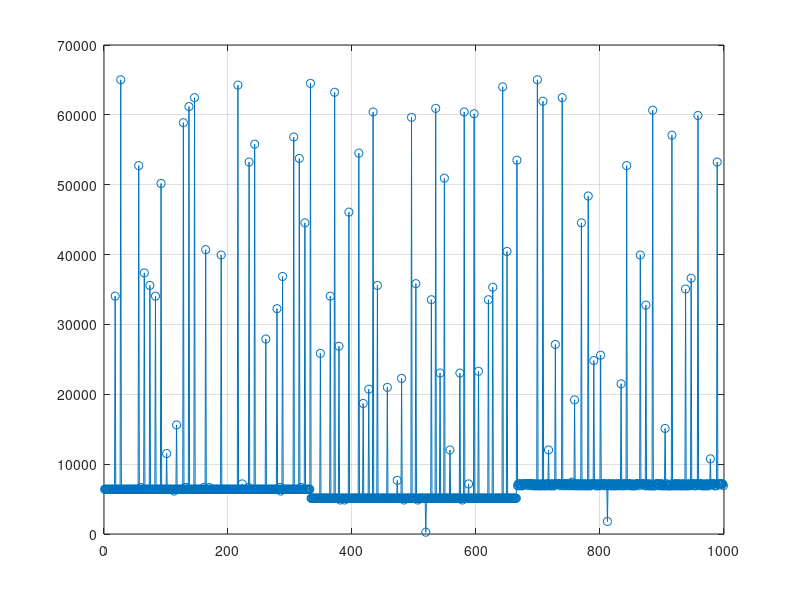
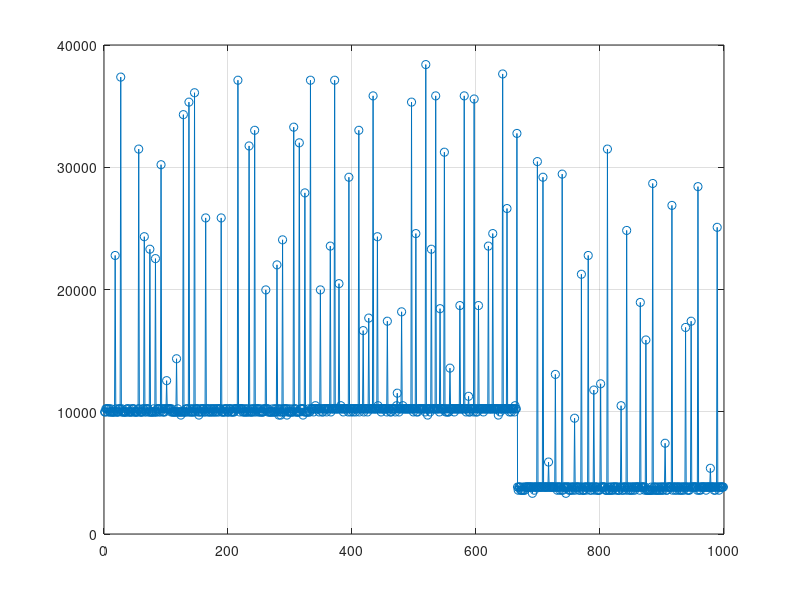
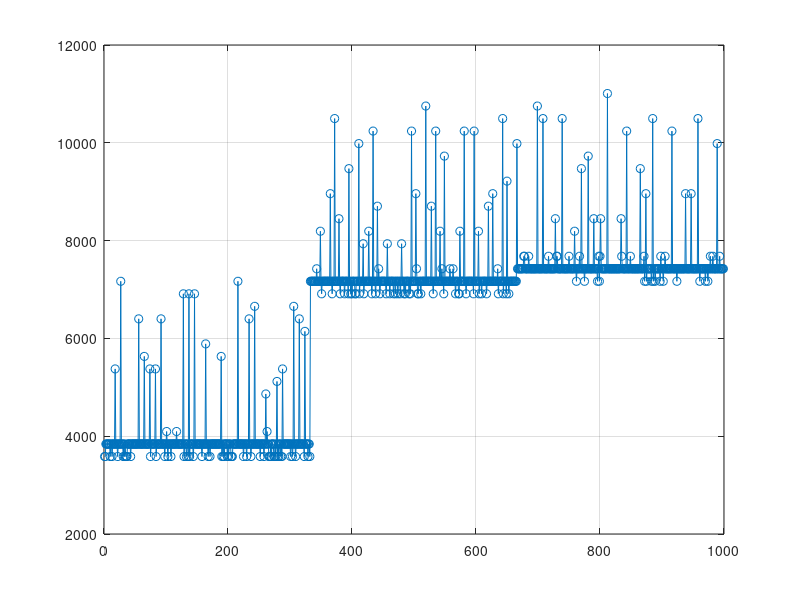

Reproduce these figures in MATLAB, in order. (Note: this script raises an error after producing the figures.)

% %(0.36,0.46)
 %find(x>0.4) 
 Interference_036 = [18,27,56,65,74,83,92,101,117,128,137,146,164,189,216,234,243,261,279,288,306,315,324,333];
% 
% find(X>mean(X)) = [18,27,56,65,74,83,92,101,117,128,137,146,164,189,216,234,243,261,279,288,306,315,324,333];
% find(Y>mean(Y)) = [18,27,56,65,74,83,92,101,117,128,137,146,164,189,216,234,243,261,279,288,306,315,324,333];
% find(Z>mean(Z)) = [18,27,56,65,74,83,92,101,117,128,137,146,164,189,216,234,243,261,263,279,288,306,315,324,333];
% 
% %(0.26,0.37)
% find(x>0.3) 

 Interference_026 = [16,32,39,46,62,78,85,94,101,108,124,147,163,170,195,202,209,216,225,241,248,264,271,287,294,310,317,333];
% 
% find(X>mean(X)) = [16,32,39,46,62,78,85,94,101,108,124,147,163,170,195,202,209,216,225,241,248,264,271,287,294,310,317,333];
% find(Y>mean(Y)) = [16,32,39,46,62,78,85,94,101,108,124,147,163,170,186,195,202,209,216,225,241,248,264,271,287,294,310,317,333];
% find(Z>mean(Z)) = [10,16,32,39,46,62,78,85,94,101,108,110,124,147,163,170,171,186,195,202,209,212,216,225,230,241,248,264,271,287,294,302,310,317,333];
% 
% 
% %(0.4,0.2)
% find(x>0.45) 

 Interference_040 = [33,42,51,62,73,93,104,115,124,135,168,177,199,208,219,239,250,272,281,292,312,323];
% 
% find(X>mean(X)) = [33,42,51,62,73,93,104,115,124,135,168,177,199,208,219,239,250,272,281,292,312,323];
% find(Y>mean(Y)) = [33,42,51,62,73,93,104,115,124,135,146,168,177,199,208,219,239,250,272,281,292,312,323];
% find(Z>mean(Z)) = [11,12,19,33,42,51,62,64,65,73,84,93,101,104,115,124,132,134,135,146,168,169,177,183,199,205,208,219,232,239,250,272,281,292,312,316,323,327];

%%
X_036=[6400,6400,6400,6400,6400,6400,6400,6400,6400,6400,6400,6400,6400,6400,6400,6400,6400,34048,6400,6400,6400,6400,6400,6400,6400,6400,65024,6400,6400,6400,6400,6400,6400,6400,6400,6400,6400,6400,6400,6400,6400,6400,6400,6400,6400,6400,6400,6400,6400,6400,6400,6400,6400,6400,6400,52736,6400,6400,6656,6400,6400,6400,6400,6400,37376,6400,6400,6400,6400,6400,6400,6400,6400,35584,6400,6400,6400,6400,6400,6400,6400,6400,34048,6400,6400,6400,6400,6400,6400,6400,6400,50176,6400,6400,6400,6400,6400,6400,6400,6400,11520,6400,6400,6400,6400,6400,6400,6400,6400,6400,6400,6400,6144,6400,6400,6400,15616,6400,6400,6400,6400,6400,6400,6400,6400,6400,6400,58880,6400,6400,6656,6656,6400,6400,6400,6400,61184,6400,6400,6400,6400,6400,6400,6400,6400,62464,6400,6400,6400,6400,6400,6400,6400,6400,6400,6400,6400,6400,6400,6400,6656,6400,6400,40704,6400,6400,6400,6400,6400,6656,6400,6400,6400,6400,6400,6400,6400,6400,6400,6400,6400,6400,6400,6400,6400,6400,6400,6400,39936,6400,6400,6400,6400,6400,6400,6400,6400,6400,6400,6400,6400,6400,6400,6400,6400,6400,6400,6400,6400,6400,6400,6400,6400,6400,6400,64256,6400,6400,6400,6400,6400,6400,7168,6400,6400,6400,6400,6400,6400,6400,6400,6400,6656,53248,6400,6400,6400,6400,6400,6400,6400,6400,55808,6400,6400,6400,6400,6400,6400,6400,6400,6400,6400,6400,6400,6400,6400,6400,6400,6400,27904,6400,6400,6400,6400,6400,6400,6400,6400,6400,6400,6400,6400,6400,6400,6400,6400,6400,32256,6400,6400,6400,6400,6656,6144,6400,6400,36864,6400,6400,6400,6400,6400,6400,6400,6400,6400,6400,6400,6400,6400,6400,6400,6400,6400,56832,6400,6400,6400,6400,6400,6400,6400,6400,53760,6400,6400,6656,6400,6400,6400,6400,6400,44544,6400,6400,6400,6400,6400,6400,6400,6400,64512];
X_026=[5120,5120,5120,5120,5120,5120,5120,5120,5120,5120,5120,5120,5120,5120,5120,25856,5120,5120,5120,5120,5120,5120,5120,5120,5120,5120,5120,5120,5120,5120,5120,34048,5120,5120,5120,5120,5120,5120,63232,5120,5120,5120,5120,5120,5120,26880,5120,4864,5120,5120,5120,5120,5120,5120,4864,5120,5120,5120,5120,5120,5120,46080,5120,5120,5120,5120,5120,5120,5120,5120,5120,5120,5120,5120,5120,5120,5120,54528,5120,5120,5120,5120,5120,5120,18688,5120,5120,5120,5120,5120,5120,5120,5120,20736,5120,5120,5120,5120,5120,5120,60416,5120,5120,5120,5120,5120,5120,35584,5120,5120,5120,5120,5120,5120,5120,5120,5120,5120,5120,5120,5120,5120,5120,20992,5120,5120,5120,5120,5120,5120,5120,5120,5120,5120,5120,5120,5120,5120,5120,7680,5120,5120,5120,5120,5120,5120,22272,5120,5120,5120,4864,5120,5120,5120,5120,5120,5120,5120,5120,5120,5120,5120,59648,5120,5120,5120,5120,5120,5120,35840,5120,5120,4864,5120,5120,5120,5120,5120,5120,5120,5120,5120,5120,5120,5120,257,5120,5120,5120,5120,5120,5120,5120,5120,33536,5120,5120,5120,5120,5120,5120,60928,5120,5120,5120,5120,5120,5120,23040,5120,5120,5120,5120,5120,5120,50944,5120,5120,5120,5120,5120,5120,5120,5120,12032,5120,5120,5120,5120,5120,5120,5120,5120,5120,5120,5120,5120,5120,5120,5120,23040,5120,5120,5120,4864,5120,5120,60416,5120,5120,5120,5120,5120,5120,7168,5120,5120,5120,5120,5120,5120,5120,5120,60160,5120,5120,5120,5120,5120,5120,23296,5120,5120,5120,5120,5120,5120,5120,5120,5120,5120,5120,5120,5120,5120,5120,33536,5120,5120,5120,5120,5120,5120,35328,5120,5120,5120,5120,5120,5120,5120,5120,5120,5120,5120,5120,5120,5120,5120,64000,5120,5120,5120,5120,5120,5120,40448,5120,5120,5120,5120,5120,5120,5120,5120,5120,5120,5120,5120,5120,5120,5120,53504];
X_040=[6912,7168,6912,7168,7168,6912,7168,6912,6912,7168,7168,7168,7168,7168,7168,7168,7168,6912,7168,7168,7168,7168,7168,6912,7168,7168,6912,7168,6912,7168,6912,6912,65024,7168,6912,6912,6912,7168,6912,6912,7168,61952,6912,7168,6912,6912,6912,7168,7168,7168,12032,6912,6912,7168,6912,7168,6912,7168,6912,6912,7168,27136,7168,7168,7168,7168,7168,7168,7168,6912,7168,7168,62464,7168,6912,7168,7168,6912,7168,7168,7168,7168,6912,7168,6912,7168,7168,7168,7424,6912,7168,6912,19200,7168,7168,6912,6912,7168,7168,6912,6912,7168,7168,44544,6912,7168,6912,7168,6912,7168,6912,6912,7168,6912,48384,6912,7168,6912,6912,7168,7168,7168,7168,24832,7168,7168,7168,6912,6912,6912,7168,7168,6912,6912,25600,7168,7168,7168,7168,6912,7168,7168,7168,6912,6912,1793,7168,7168,7168,7168,6912,6912,6912,7168,7168,6912,7168,6912,6912,7168,6912,7168,7168,6912,7168,7168,6912,21504,7168,6912,7168,6912,6912,7168,7168,7168,52736,6912,7168,7168,7168,6912,7168,7168,6912,6912,6912,7168,6912,6912,6912,7168,7168,7168,7168,7168,6912,7168,39936,7168,7168,7168,7168,7168,7168,6912,7168,32768,6912,7168,6912,7168,7168,6912,6912,6912,6912,7168,60672,6912,6912,6912,6912,7168,7168,7168,7168,7168,7168,6912,6912,7168,7168,7168,6912,6912,6912,6912,15104,7168,6912,7168,6912,6912,6912,6912,6912,6912,7168,57088,6912,6912,7168,6912,7168,6912,7168,6912,7168,6912,7168,7168,6912,6912,6912,7168,6912,7168,6912,7168,6912,35072,6912,6912,6912,7168,7168,6912,6912,7168,36608,7168,7168,7168,6912,7168,6912,7168,6912,7168,7168,59904,7168,7168,6912,7168,7168,7168,6912,6912,7168,6912,6912,6912,7168,6912,7168,6912,7168,6912,7168,10752,7168,7168,7168,7168,7168,7168,6912,6912,7168,6912,53248,7168,7168,7168,7168,7168,7168,7168,7168,7168,6912];


Y_036=[9984,9984,10240,10240,10240,9984,10240,10240,9984,9984,10240,9984,9984,9984,9984,9984,9984,22784,10240,9984,9984,9984,9984,10240,10240,10240,37376,9984,10240,9984,9984,9984,9984,9984,9984,9984,10240,10240,9984,9984,10240,9984,9984,9984,10240,9984,10240,10240,9984,9984,9984,9984,9984,9984,10240,31488,10240,9984,9984,9984,9984,9984,10240,10240,24320,9984,10240,9984,10240,10240,10240,9984,9984,23296,9984,9984,9984,9984,9984,10240,9984,9984,22528,9984,9984,10240,10240,10240,9984,10240,9984,30208,10240,10240,9984,9984,10240,9984,10240,10240,12544,10240,10240,10240,10240,10240,10240,9984,10240,9984,9984,9984,9984,9984,9984,9984,14336,9984,10240,9984,9984,9984,9984,9728,9984,9984,9984,34304,9984,9984,9984,10240,9984,10240,10240,9984,35328,9984,10240,9984,9984,10240,9984,9984,10240,36096,9984,10240,10240,10240,10240,9984,9728,9984,10240,9984,10240,9984,10240,10240,10240,9984,9984,25856,10240,10240,9984,10240,9984,10240,9984,9984,10240,10240,9984,9984,10240,10240,9984,9984,10240,10240,9984,10240,9984,10240,10240,10240,25856,9984,9984,9984,10240,9984,9984,10240,10240,10240,9984,9984,9984,10240,10240,10240,9984,9984,9984,10240,9984,9984,10240,10240,10240,10240,10240,37120,10240,10240,9984,10240,10240,10240,10240,9984,9984,10240,9984,9984,10240,9984,9984,10240,9984,31744,9984,10240,9984,9984,9984,10240,10240,9984,33024,10240,9984,10240,10240,10240,9984,10240,9984,9984,10240,9984,9984,9984,9984,10240,10240,10240,19968,10240,10240,9984,10240,9984,9984,9984,9984,9984,9984,10240,9984,9984,9984,10240,9984,10240,22016,9984,10240,9728,10240,9984,9728,9984,10240,24064,9984,10240,10240,9984,10240,10240,9728,10240,9984,9984,9984,10240,9984,9984,9984,9984,10240,33280,9984,10240,10240,9984,9984,9984,9984,9984,32000,9984,10240,10240,10240,10240,9728,10240,9984,27904,9984,9984,9984,9984,9984,10240,9984,9984,37120]
Y_026=[10240,10240,10240,10240,9984,10240,10240,10496,10240,10240,10240,10240,10240,9984,10240,19968,10240,10240,9984,9984,10240,10240,10240,10240,10240,9984,10240,10240,10240,10240,10240,23552,9984,10240,10240,10240,10240,10240,37120,10240,10240,10240,10240,10240,10240,20480,10240,10240,10496,10240,10240,10240,9984,10240,10240,10240,10240,10240,10240,10240,9984,29184,10240,10240,9984,10240,10240,10240,9984,10240,10240,10240,9984,10240,10240,10240,10240,33024,9984,10240,10240,10240,10240,10240,16640,9984,10240,10240,10240,10240,10240,9984,10240,17664,10240,10240,10240,10240,10240,10240,35840,10240,10240,10240,10240,10240,10240,24320,10496,10240,10240,10240,10240,9984,10240,10240,10240,10240,10240,10240,10240,10240,9984,17408,10240,10240,10240,10240,9984,9984,10240,10240,10240,10240,10240,10240,9984,10240,10496,11520,10240,10240,9984,10240,10240,10240,18176,10240,10496,10240,10240,10240,10240,10240,10240,10240,10240,10240,10240,10240,10240,10240,35328,10240,10240,9984,10240,10240,10240,24576,9984,10240,9984,10240,10240,10240,10240,10240,10240,10240,10240,10240,10240,10240,9984,38400,10240,10240,9728,10240,10240,10240,9984,10240,23296,10240,10240,10240,10240,10240,10240,35840,10240,10240,10240,10240,10240,9984,18432,10240,10240,10240,10240,10240,10240,31232,10240,9984,10240,9984,10240,9984,9984,10240,13568,10240,10240,10240,10240,10240,10240,9984,10240,10240,10240,10240,10240,10240,10240,10240,18688,10240,10240,10240,10240,10240,10240,35840,10240,10240,9984,10240,10240,10240,11264,9984,9984,10240,10240,10240,10240,10240,9984,35584,10240,10240,9984,10240,9984,10240,18688,10240,10240,10240,10240,10240,10240,10240,9984,10240,10240,10240,10240,10240,10240,10240,23552,10240,10240,10240,10240,10240,10240,24576,10240,10240,10240,10240,10240,10240,10240,10240,9728,10240,10240,9984,10240,10240,10240,37632,10240,10240,10240,10240,10240,10240,26624,10240,10240,10240,9984,10240,10240,9984,10240,10240,10240,10240,9984,10496,10240,10240,32768]
Y_040=[3840,3584,3840,3840,3840,3584,3584,3584,3840,3584,3584,3840,3584,3840,3840,3840,3840,3840,3840,3840,3840,3840,3840,3840,3328,3840,3840,3584,3840,3840,3840,3840,30464,3840,3840,3840,3840,3840,3840,3840,3840,29184,3840,3840,3840,3840,3840,3840,3840,3840,5888,3840,3840,3840,3840,3840,3840,3840,3840,3840,3840,13056,3840,3840,3584,3840,3840,3840,3584,3840,3840,3584,29440,3584,3840,3840,3840,3840,3328,3840,3840,3840,3840,3584,3840,3584,3584,3840,3840,3584,3840,3840,9472,3584,3840,3840,3840,3840,3840,3584,3840,3584,3840,21248,3840,3584,3584,3584,3840,3840,3840,3584,3840,3840,22784,3840,3840,3584,3840,3584,3840,3840,3840,11776,3584,3840,3840,3840,3584,3840,3584,3584,3584,3840,12288,3840,3840,3840,3840,3840,3840,3840,3584,3584,3584,31488,3840,3584,3584,3584,3840,3840,3584,3584,3840,3840,3840,3840,3584,3840,3840,3840,3584,3584,3584,3840,3840,10496,3840,3584,3584,3840,3840,3840,3840,3584,24832,3840,3840,3584,3840,3840,3584,3584,3840,3840,3584,3840,3840,3584,3840,3840,3840,3840,3840,3840,3840,3584,18944,3840,3840,3840,3840,3840,3840,3584,3840,15872,3584,3584,3584,3584,3584,3584,3584,3584,3840,3584,28672,3584,3840,3840,3584,3840,3584,3584,3840,3584,3840,3584,3584,3840,3840,3584,3840,3584,3840,3840,7424,3840,3584,3584,3840,3840,3840,3840,3840,3840,3840,26880,3584,3840,3840,3840,3584,3840,3840,3584,3840,3840,3840,3584,3840,3584,3840,3584,3840,3840,3584,3840,3840,16896,3840,3840,3584,3840,3584,3584,3840,3840,17408,3840,3840,3840,3840,3840,3840,3840,3840,3840,3584,28416,3840,3584,3840,3584,3840,3840,3840,3840,3840,3840,3840,3840,3584,3840,3840,3840,3840,3840,3840,5376,3840,3840,3840,3840,3840,3584,3840,3584,3840,3840,25088,3840,3840,3584,3840,3840,3840,3840,3840,3840,3840]


Z_036=[3584,3584,3840,3840,3840,3840,3840,3840,3840,3584,3840,3840,3584,3840,3840,3840,3840,5376,3840,3840,3840,3584,3840,3840,3840,3840,7168,3840,3840,3840,3584,3840,3584,3840,3584,3584,3584,3840,3840,3840,3840,3840,3584,3840,3840,3840,3840,3840,3840,3840,3840,3840,3840,3840,3840,6400,3840,3840,3840,3840,3840,3840,3840,3840,5632,3840,3840,3840,3840,3840,3840,3840,3840,5376,3584,3840,3840,3840,3840,3840,3840,3840,5376,3584,3840,3840,3840,3840,3840,3840,3840,6400,3840,3840,3840,3840,3840,3584,3840,3840,4096,3840,3584,3840,3840,3840,3840,3584,3840,3840,3840,3840,3840,3840,3840,3840,4096,3840,3840,3840,3840,3840,3840,3840,3840,3840,3840,6912,3584,3840,3840,3840,3584,3840,3840,3584,6912,3584,3840,3840,3840,3840,3840,3584,3840,6912,3840,3840,3840,3840,3840,3840,3840,3840,3840,3840,3840,3584,3840,3840,3840,3840,3840,5888,3840,3840,3840,3584,3840,3840,3584,3840,3840,3840,3840,3840,3840,3840,3840,3840,3840,3840,3840,3840,3840,3840,3840,3840,5632,3584,3840,3584,3840,3584,3840,3840,3840,3840,3584,3840,3584,3840,3840,3840,3584,3584,3584,3840,3840,3840,3840,3840,3840,3840,3840,7168,3840,3840,3840,3840,3840,3840,3840,3840,3584,3840,3840,3840,3840,3584,3840,3840,3840,6400,3840,3840,3584,3840,3840,3840,3840,3840,6656,3840,3840,3840,3840,3840,3840,3840,3840,3584,3840,3840,3840,3840,3840,3584,3840,3840,4864,3840,4096,3840,3840,3584,3584,3584,3840,3584,3840,3840,3840,3584,3584,3840,3584,3840,5120,3584,3840,3584,3840,3840,3584,3840,3584,5376,3840,3840,3840,3840,3840,3840,3840,3840,3840,3840,3840,3840,3584,3840,3840,3584,3840,6656,3840,3840,3584,3840,3840,3840,3840,3840,6400,3840,3840,3840,3840,3840,3840,3840,3584,6144,3840,3840,3840,3840,3584,3840,3840,3584,7168]
Z_026=[7168,7168,7168,7168,7168,7168,7168,7168,7168,7424,7168,7168,7168,7168,7168,8192,7168,6912,7168,7168,7168,7168,7168,7168,7168,7168,7168,7168,7168,7168,7168,8960,7168,7168,6912,7168,7168,7168,10496,7168,7168,7168,7168,7168,7168,8448,7168,6912,7168,7168,7168,7168,7168,7168,6912,7168,7168,7168,7168,7168,6912,9472,7168,7168,6912,7168,6912,7168,7168,7168,7168,6912,6912,7168,7168,7168,7168,9984,6912,7168,7168,7168,7168,7168,7936,6912,7168,7168,7168,7168,7168,7168,7168,8192,7168,7168,7168,7168,6912,7168,10240,7168,7168,7168,6912,7168,7168,8704,7168,7424,7168,6912,7168,7168,7168,7168,7168,7168,7168,7168,7168,6912,7168,7936,7168,7168,7168,6912,7168,7168,7168,7168,7168,6912,7168,7168,6912,7168,7168,7168,6912,7168,7168,7168,6912,7168,7936,7168,7168,7168,6912,7168,6912,7168,7168,7168,7168,7168,6912,7168,6912,7168,10240,7168,7168,7168,7168,7168,7168,8960,7424,7168,6912,6912,7168,7168,7168,6912,7168,7168,7168,7168,7168,7168,7168,10752,7168,7168,7168,7168,7168,7168,7168,7168,8704,7168,7168,6912,7168,7168,7168,10240,7168,7168,7168,7168,7168,7168,8192,7168,7168,7424,7168,7168,6912,9728,7168,7168,7168,7168,7168,7168,7168,7168,7424,7168,7168,7168,7168,7424,7168,7168,7168,6912,7168,7168,7168,7168,6912,6912,8192,7168,7168,7168,7168,7168,7168,10240,7168,7168,6912,7168,7168,7168,7168,7168,7168,7168,7168,7168,7168,7168,6912,10240,7168,7168,7168,7168,7168,7168,8192,6912,7168,7168,7168,6912,7168,7168,7168,7168,7168,7168,7168,6912,7168,7168,8704,7168,7168,7168,7168,7168,7168,8960,7168,7168,7168,7168,7168,7168,7168,7424,6912,7168,7168,7168,7168,7168,7168,10496,6912,7168,7168,7168,7168,6912,9216,7168,7168,6912,7168,7168,7168,7168,7168,7168,7168,7168,7168,7168,7168,7168,9984]
Z_040=[7424,7424,7424,7424,7424,7424,7424,7424,7424,7424,7680,7680,7424,7424,7424,7424,7424,7424,7680,7424,7424,7424,7424,7424,7424,7424,7424,7424,7424,7424,7424,7424,10752,7424,7424,7424,7424,7424,7424,7424,7424,10496,7424,7424,7424,7424,7424,7424,7424,7424,7680,7424,7424,7424,7424,7424,7424,7424,7424,7424,7424,8448,7424,7680,7680,7424,7424,7424,7424,7424,7424,7424,10496,7424,7424,7424,7424,7424,7424,7424,7424,7424,7424,7680,7424,7424,7424,7424,7424,7424,7424,7424,8192,7424,7424,7168,7424,7424,7424,7424,7680,7424,7424,9472,7424,7424,7424,7424,7168,7424,7424,7424,7424,7424,9728,7424,7424,7424,7424,7424,7424,7424,7424,8448,7424,7424,7424,7424,7424,7168,7424,7680,7168,7680,8448,7424,7424,7424,7424,7424,7424,7424,7424,7424,7424,11008,7424,7424,7424,7424,7424,7424,7424,7424,7424,7424,7424,7424,7424,7424,7424,7424,7424,7424,7424,7424,7424,8448,7680,7424,7424,7424,7424,7424,7424,7424,10240,7424,7424,7424,7424,7424,7680,7424,7424,7424,7424,7424,7424,7424,7424,7424,7424,7424,7424,7424,7424,7424,9472,7424,7424,7424,7424,7424,7680,7168,7424,8960,7168,7424,7424,7424,7424,7424,7424,7424,7168,7424,10496,7168,7424,7424,7168,7424,7424,7424,7424,7424,7424,7424,7168,7680,7424,7424,7424,7168,7424,7424,7680,7424,7424,7424,7424,7424,7424,7424,7424,7424,7424,10240,7424,7424,7424,7424,7424,7424,7424,7168,7424,7424,7424,7424,7424,7424,7424,7424,7424,7424,7424,7424,7424,8960,7424,7424,7424,7424,7424,7424,7424,7424,8960,7424,7424,7424,7424,7424,7424,7424,7424,7424,7424,10496,7424,7424,7168,7424,7424,7424,7424,7424,7424,7424,7424,7168,7424,7424,7424,7168,7424,7424,7424,7680,7424,7424,7424,7680,7424,7424,7424,7424,7424,7424,9984,7424,7424,7424,7680,7424,7424,7424,7424,7424,7424]


X_long= [X_036 X_026 X_040];
Y_long= [Y_036 Y_026 Y_040];
Z_long= [Z_036 Z_026 Z_040];
Interference_long= [Interference_036 Interference_026+333 Interference_040+666];
Interference_long=[18,27,56,65,74,83,92,101,117,128,137,146,164,189,216,234,243,261,279,288,306,315,324,333,349,365,372,379,395,411,418,427,434,441,457,480,496,503,528,535,542,549,558,574,581,597,604,620,627,643,650,666,699,708,717,728,739,759,770,781,790,801,834,843,865,874,885,905,916,938,947,958,978,989]
find(X_long>mean(X_long)) =[18,27,56,65,74,83,92,101,117,128,137,146,164,189,216,234,243,261,279,288,306,315,324,333,349,365,372,379,395,411,418,427,434,441,457,480,496,503,528,535,542,549,558,574,581,597,604,620,627,643,650,666,699,708,717,728,739,759,770,781,790,801,834,843,865,874,885,905,916,938,947,958,978,989]
find(Y_long>mean(Y_long)) =[1,2,3,4,5,6,7,8,9,10,11,12,13,14,15,16,17,18,19,20,21,22,23,24,25,26,27,28,29,30,31,32,33,34,35,36,37,38,39,40,41,42,43,44,45,46,47,48,49,50,51,52,53,54,55,56,57,58,59,60,61,62,63,64,65,66,67,68,69,70,71,72,73,74,75,76,77,78,79,80,81,82,83,84,85,86,87,88,89,90,91,92,93,94,95,96,97,98,99,100,101,102,103,104,105,106,107,108,109,110,111,112,113,114,115,116,117,118,119,120,121,122,123,124,125,126,127,128,129,130,131,132,133,134,135,136,137,138,139,140,141,142,143,144,145,146,147,148,149,150,151,152,153,154,155,156,157,158,159,160,161,162,163,164,165,166,167,168,169,170,171,172,173,174,175,176,177,178,179,180,181,182,183,184,185,186,187,188,189,190,191,192,193,194,195,196,197,198,199,200,201,202,203,204,205,206,207,208,209,210,211,212,213,214,215,216,217,218,219,220,221,222,223,224,225,226,227,228,229,230,231,232,233,234,235,236,237,238,239,240,241,242,243,244,245,246,247,248,249,250,251,252,253,254,255,256,257,258,259,260,261,262,263,264,265,266,267,268,269,270,271,272,273,274,275,276,277,278,279,280,281,282,283,284,285,286,287,288,289,290,291,292,293,294,295,296,297,298,299,300,301,302,303,304,305,306,307,308,309,310,311,312,313,314,315,316,317,318,319,320,321,322,323,324,325,326,327,328,329,330,331,332,333,334,335,336,337,338,339,340,341,342,343,344,345,346,347,348,349,350,351,352,353,354,355,356,357,358,359,360,361,362,363,364,365,366,367,368,369,370,371,372,373,374,375,376,377,378,379,380,381,382,383,384,385,386,387,388,389,390,391,392,393,394,395,396,397,398,399,400,401,402,403,404,405,406,407,408,409,410,411,412,413,414,415,416,417,418,419,420,421,422,423,424,425,426,427,428,429,430,431,432,433,434,435,436,437,438,439,440,441,442,443,444,445,446,447,448,449,450,451,452,453,454,455,456,457,458,459,460,461,462,463,464,465,466,467,468,469,470,471,472,473,474,475,476,477,478,479,480,481,482,483,484,485,486,487,488,489,490,491,492,493,494,495,496,497,498,499,500,501,502,503,504,505,506,507,508,509,510,511,512,513,514,515,516,517,518,519,520,521,522,523,524,525,526,527,528,529,530,531,532,533,534,535,536,537,538,539,540,541,542,543,544,545,546,547,548,549,550,551,552,553,554,555,556,557,558,559,560,561,562,563,564,565,566,567,568,569,570,571,572,573,574,575,576,577,578,579,580,581,582,583,584,585,586,587,588,589,590,591,592,593,594,595,596,597,598,599,600,601,602,603,604,605,606,607,608,609,610,611,612,613,614,615,616,617,618,619,620,621,622,623,624,625,626,627,628,629,630,631,632,633,634,635,636,637,638,639,640,641,642,643,644,645,646,647,648,649,650,651,652,653,654,655,656,657,658,659,660,661,662,663,664,665,666,699,708,728,739,759,770,781,790,801,812,834,843,865,874,885,916,938,947,958,989]
find(Z_long>mean(Z_long)) =[27,56,92,128,137,146,216,234,243,306,315,333,334,335,336,337,338,339,340,341,342,343,344,345,346,347,348,349,350,351,352,353,354,355,356,357,358,359,360,361,362,363,364,365,366,367,368,369,370,371,372,373,374,375,376,377,378,379,380,381,382,383,384,385,386,387,388,389,390,391,392,393,394,395,396,397,398,399,400,401,402,403,404,405,406,407,408,409,410,411,412,413,414,415,416,417,418,419,420,421,422,423,424,425,426,427,428,429,430,431,432,433,434,435,436,437,438,439,440,441,442,443,444,445,446,447,448,449,450,451,452,453,454,455,456,457,458,459,460,461,462,463,464,465,466,467,468,469,470,471,472,473,474,475,476,477,478,479,480,481,482,483,484,485,486,487,488,489,490,491,492,493,494,495,496,497,498,499,500,501,502,503,504,505,506,507,508,509,510,511,512,513,514,515,516,517,518,519,520,521,522,523,524,525,526,527,528,529,530,531,532,533,534,535,536,537,538,539,540,541,542,543,544,545,546,547,548,549,550,551,552,553,554,555,556,557,558,559,560,561,562,563,564,565,566,567,568,569,570,571,572,573,574,575,576,577,578,579,580,581,582,583,584,585,586,587,588,589,590,591,592,593,594,595,596,597,598,599,600,601,602,603,604,605,606,607,608,609,610,611,612,613,614,615,616,617,618,619,620,621,622,623,624,625,626,627,628,629,630,631,632,633,634,635,636,637,638,639,640,641,642,643,644,645,646,647,648,649,650,651,652,653,654,655,656,657,658,659,660,661,662,663,664,665,666,667,668,669,670,671,672,673,674,675,676,677,678,679,680,681,682,683,684,685,686,687,688,689,690,691,692,693,694,695,696,697,698,699,700,701,702,703,704,705,706,707,708,709,710,711,712,713,714,715,716,717,718,719,720,721,722,723,724,725,726,727,728,729,730,731,732,733,734,735,736,737,738,739,740,741,742,743,744,745,746,747,748,749,750,751,752,753,754,755,756,757,758,759,760,761,762,763,764,765,766,767,768,769,770,771,772,773,774,775,776,777,778,779,780,781,782,783,784,785,786,787,788,789,790,791,792,793,794,795,796,797,798,799,800,801,802,803,804,805,806,807,808,809,810,811,812,813,814,815,816,817,818,819,820,821,822,823,824,825,826,827,828,829,830,831,832,833,834,835,836,837,838,839,840,841,842,843,844,845,846,847,848,849,850,851,852,853,854,855,856,857,858,859,860,861,862,863,864,865,866,867,868,869,870,871,872,873,874,875,876,877,878,879,880,881,882,883,884,885,886,887,888,889,890,891,892,893,894,895,896,897,898,899,900,901,902,903,904,905,906,907,908,909,910,911,912,913,914,915,916,917,918,919,920,921,922,923,924,925,926,927,928,929,930,931,932,933,934,935,936,937,938,939,940,941,942,943,944,945,946,947,948,949,950,951,952,953,954,955,956,957,958,959,960,961,962,963,964,965,966,967,968,969,970,971,972,973,974,975,976,977,978,979,980,981,982,983,984,985,986,987,988,989,990,991,992,993,994,995,996,997,998,999]



figure(1)
plot(X_long,'-o');
grid;
hold on

figure(2)
plot(Y_long,'-o');
grid;
hold on

figure(3);
plot(Z_long,'-o');
grid;
hold on

length_min = min([length(X_long) length(Y_long) length(Z_long)]);
for j=1:1:length_min
    x(j)=X_long(j)/(X_long(j)+Y_long(j)+Z_long(j));
    y(j)=Y_long(j)/(X_long(j)+Y_long(j)+Z_long(j));
    z(j)=Z_long(j)/(X_long(j)+Y_long(j)+Z_long(j));
end

figure(4)
plotChromaticity
hold on
scatter(x,y,48,'black');




